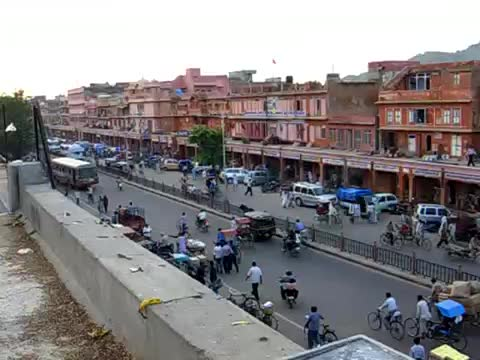
#> input picture images/input/frames/f0002.jpg, 480 x 360 px
$ jupyter execute --allow-errors Project_5_starter.ipynb   (shell and % lines are left out)
#> lines starting #> are read from the running program, lines starting #| are printed output that depends on the picture
Project #5: Video Stitching and Processing

## CS445: Computational Photography

### Setup

[cell 1]
import os
os.getcwd()

[cell 2]
# modify to where you store your project data including utils
datadir = "/Users/kibaekim/Desktop/CS 445 Comp-Photography/MP5/cs445_proj5_starter/mp5/"

utilfn = datadir + "utils.py"
imagesfn = datadir + "images"

[cell 3]
import ffmpeg
import cv2
import numpy as np
import os
from numpy.linalg import svd, inv
import utils
from matplotlib import pyplot as plt

### Part I: Stitch two key frames

#### This involves:
1. compute homography H between two frames;
2. project each frame onto the same surface;
3. blend the surfaces.

Check that your homography is correct by plotting four points that form a square in frame 270 and their projections in each image.

[cell 4]
# [5 lines left out: function score_projection, not called in this run]

[cell 5]
def auto_homography(Ia, Ib, homography_func=None, normalization_func=None, niter=1000, threshold=5.0):
    '''
    Computes a homography that maps points from Ia to Ib using SIFT + RANSAC
    '''
    if Ia.dtype == 'float32' and Ib.dtype == 'float32':
        Ia = (Ia * 255).astype(np.uint8)
        Ib = (Ib * 255).astype(np.uint8)

    Ia_gray = cv2.cvtColor(Ia, cv2.COLOR_BGR2GRAY)
    Ib_gray = cv2.cvtColor(Ib, cv2.COLOR_BGR2GRAY)

    sift = cv2.xfeatures2d.SIFT_create()
    kp_a, des_a = sift.detectAndCompute(Ia_gray, None)
    kp_b, des_b = sift.detectAndCompute(Ib_gray, None)

    bf = cv2.BFMatcher()
    matches = bf.knnMatch(des_a, des_b, k=2)

    good = [m for m, n in matches if m.distance < 0.75 * n.distance]
    numMatches = len(good)

    Xa = np.ones((3, numMatches))
    Xb = np.ones((3, numMatches))

    for idx, match in enumerate(good):
        Xa[:2, idx] = kp_a[match.queryIdx].pt
        Xb[:2, idx] = kp_b[match.trainIdx].pt

    best_score = 0
    n_to_sample = 4

    for _ in range(niter):
        subset = np.random.choice(numMatches, n_to_sample, replace=False)
        pts1 = Xa[:, subset]
        pts2 = Xb[:, subset]

        H_t = homography_func(pts1, pts2, normalization_func)
        Xb_proj = H_t @ Xa
        Xb_proj /= Xb_proj[2, :]

        score_t, inliers_t = score_projection(Xb[:2, :] / Xb[2, :], Xb_proj[:2, :], threshold)
        if score_t > best_score:
            best_score = score_t
            H = H_t
            in_idx = inliers_t

    print(f'best score: {best_score:.2f}')

    # Optional: re-estimate using all inliers
    Xa_inliers = Xa[:, in_idx]
    Xb_inliers = Xb[:, in_idx]
    H = homography_func(Xa_inliers, Xb_inliers, normalization_func)

    return H

[cell 6]
# [54 lines left out: function computeHomography, not called in this run]

[cell 7]
# images location
im1 = './images/input/frames/f0270.jpg'
im2 = './images/input/frames/f0450.jpg'

# Load an color image in grayscale
im1 = cv2.imread(im1)
im2 = cv2.imread(im2)

#> (the rest of this cell did not finish here and is left out)

#> (a cell that did not finish here is left out)

[cell 9]
projectedWidth = 1600
projectedHeight = 500
Tr = np.array([[1, 0, 660],
               [0, 1, 120],
               [0, 0, 1]], dtype=np.float32)

# TO DO: warp and blend the two images
#> (the rest of this cell did not finish here and is left out)

### Part II: Panorama using five key frames

Produce a panorama by mapping five key frames [90, 270, 450, 630, 810] onto the same reference frame 450.

[cell 10]
key_frames_idx = np.array([90, 270, 450, 630, 810])-1

#> (the rest of this cell did not finish here and is left out)

### Part 3: Map the video to the reference plane

Project each frame onto the reference frame (using same size panorama) to create a video that shows the portion of the panorama revealed by each frame

[cell 11]
import cv2, os, numpy as np, utils

# ---------- 0. load JPG frames ----------
dir_frames = 'images/input/frames'
fnames = sorted([os.path.join(dir_frames,f) for f in os.listdir(dir_frames)
                 if f.endswith('.jpg')],
                 key=lambda f: int(''.join(filter(str.isdigit, f))))
frames = np.stack([cv2.imread(f) for f in fnames], axis=0)    # (T,H,W,C)
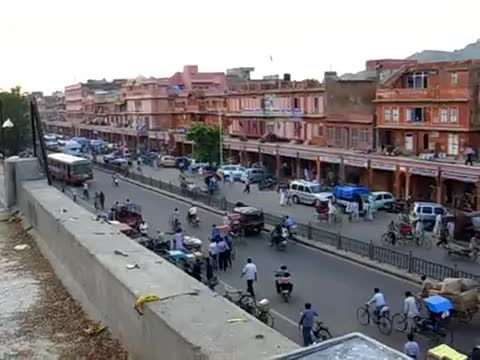
#> input picture images/input/frames/f0006.jpg, 480 x 360 px
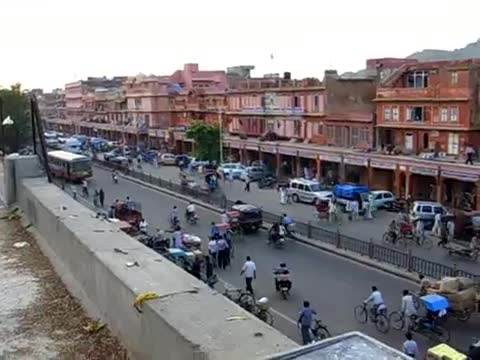
#> input picture images/input/frames/f0007.jpg, 480 x 360 px
T, H0, W0, _ = frames.shape
#> T = 3; H0 = 360; W0 = 480

# ---------- 1. key-frame  ----------
keys     = {90:89, 270:269, 450:449, 630:629, 810:809}   # 1-based → 0-based
ref_kf   = 450                                            # 기준 프레임 = 450
Tr_local = np.array([[1,0,660],[0,1,120],[0,0,1]],float)  # starter code translation
H_to_ref = {ref_kf: np.eye(3)}

# ---------- 2. key-frame → ref Homography (high-RANSAC) ----------
#> (the rest of this cell did not finish here and is left out)

### Part 4: Create background panorama

Create a background panorama based on the result from Part 3.

[cell 12]
# ---------- 0. video reopen ----------
cap = cv2.VideoCapture('output_projected_video.mp4')
if not cap.isOpened():
    raise IOError('failed to open output_projected_video.mp4')

frames = []
while True:
    ret,f = cap.read()
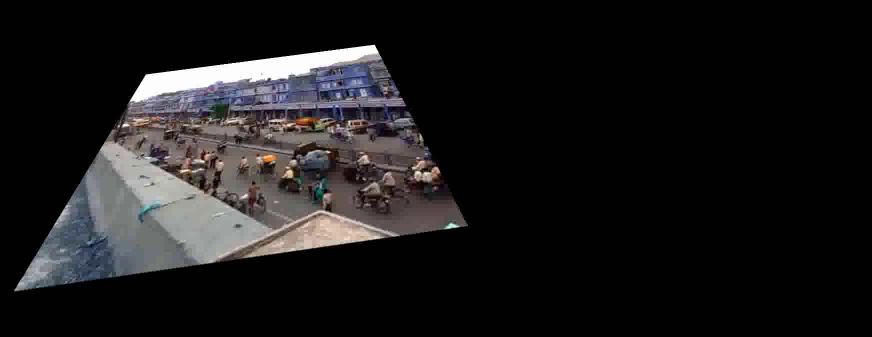
#> input picture frame 108 of output_projected_video.mp4, 1743 x 674 px (shown at 1/2 size)
#> f is the input picture: shape (674, 1743, 3); mean B, G, R 27, 26.3, 27.4
    if not ret: break
    frames.append(f)
cap.release()

video = np.stack(frames,axis=0).astype(np.float32)  # (T,H,W,3)

# ---------- 1. (0,0,0) masking ----------
mask_black = video.mean(axis=3) == 0        # True  ⇢ invalid
video[mask_black] = np.nan                  # NaN

# ---------- 2. time axis nan-median → background ----------
background = np.nanmedian(video, axis=0)
background = np.nan_to_num(background).astype(np.uint8)

cv2.imwrite('background_panorama.png', background)
plt.imshow(background[...,::-1]); plt.axis('off')
plt.title('Background panorama'); plt.show()
print('Part 4: background_panorama.png saved')
